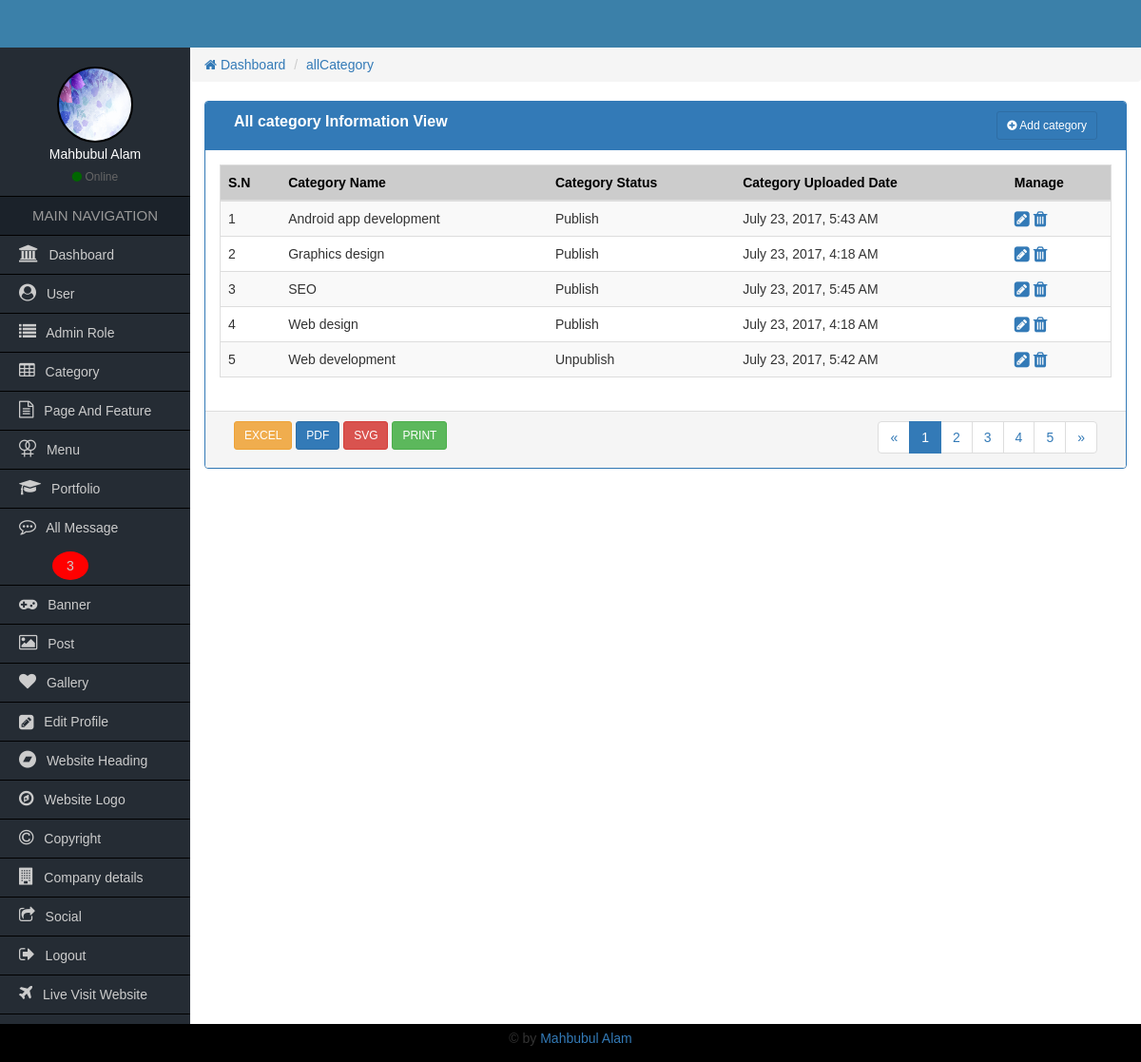
Page /Admin/allCategory.php (signed in) on the committed database.
### tables this page shows
CREATE TABLE `tbl_post_category` (
  `post_categoryId` int(11) NOT NULL,
  `post_categoryName` varchar(60) NOT NULL,
  `post_categoryStatus` tinyint(2) NOT NULL,
  `post_categoryCreationDate` timestamp NOT NULL DEFAULT CURRENT_TIMESTAMP
);

### Admin/functions/function.php (called while the page is built, shortened)
<?php
    function getHeader(){
        require_once "inc/header.php";
    }
    function getSidebar(){
            require_once "inc/sidebar.php";
        }
    function getBread(){
            require_once "inc/bread.php";
        }
    function getFooter(){
            require_once "inc/footer.php";
        }
    function formatDate($date){
         return date('F j, Y, g:i A',strtotime($date));
     }
?>

### Admin/allCategory.php (the view, shortened to what this page needs)
<?php
    require_once "functions/function.php";
?>
<?php
    getSidebar();
?>
                <div class="col-md-12">
                	<div class="panel panel-primary">
                        <div class="panel-heading">
                            <div class="col-md-9 heading_title">
                                All category Information View
                             </div>
                             <div class="col-md-3 text-right">
                             	<a href="addCategory.php" class="btn btn-sm btn btn-primary"><i class="fa fa-plus-circle"></i> Add category</a>
                            </div>
                            <div class="clearfix"></div>
                        </div>
                      <div class="panel-body">
                          <table class="table table-responsive table-striped table-hover table_cus">
                          		<thead class="table_head">
                            		<tr>
                                    	<th>S.N</th>
                                    	<th>Category Name</th>
                                        <th>Category Status</th>
                                        <th>Category Uploaded Date</th>
                                        <th>Manage</th>
                                    </tr>
                            	</thead>
                                <tbody>
                                 <?php
                                    $query = "SELECT * FROM tbl_post_category ORDER BY post_categoryName ASC";
                                    $result = mysqli_query($con,$query)->fetch_all(MYSQLI_ASSOC);
                                    if($result){
                                        $i=0;
                                        foreach($result as $category){
                                 ?>
                                	<tr>
                                        <td><?=++$i;?></td>
                                    	<td><?=$category['post_categoryName'];?></td>
                                        <td><?php if($category['post_categoryStatus']==1){echo "Unpublish";}else{echo "Publish";}?></td>
                                        <td><?=formatDate($category['post_categoryCreationDate']);?></td>
                                        <td>
                                           <a href="EditCategory.php?categoryEditId=<?=$category['post_categoryId'];?>"><i class="fa fa-pencil-square fa-lg"></i></a>
                                            <a onclick="return confirm('Are you sure to remove this category');" href="?categoryDeleteId=<?=$category['post_categoryId'];?>"><i class="fa fa-trash fa-lg"></i></a>
                                        </td>
                                    </tr>
                                    <?php } } ?>
                                </tbody>
                          </table>
                      </div>
                      <div class="panel-footer">
                        <div class="col-md-4">
                        	<a href="#" class="btn btn-sm btn-warning">EXCEL</a>
                            <a href="#" class="btn btn-sm btn-primary">PDF</a>
                            <a href="#" class="btn btn-sm btn-danger">SVG</a>
                            <a href="#" class="btn btn-sm btn-success">PRINT</a>
                        </div>
                        <div class="col-md-4">
                        </div>
                        <div class="col-md-4 text-right">
                        	<nav aria-label="Page navigation">
                              <ul class="pagination pagina_cus">
                                <li>
                                  <a href="#" aria-label="Previous">
                                    <span aria-hidden="true">&laquo;</span>
                                  </a>
                                </li>
                                <li class="active"><a href="#">1</a></li>
                                <li><a href="#">2</a></li>
                                <li><a href="#">3</a></li>
                                <li><a href="#">4</a></li>
                                <li><a href="#">5</a></li>
                                <li>
                                  <a href="#" aria-label="Next">
                                    <span aria-hidden="true">&raquo;</span>
                                  </a>
                                </li>
                              </ul>
                            </nav>
                        </div>
                        <div class="clearfix"></div>
                      </div>
                    </div>
                </div>

### Admin/inc/sidebar.php
<div class="col-md-2 sidebar pd0">
            	<div class="side_user">
                   <?php
                      $userId = $_SESSION['userId'];
                      $query = "SELECT * FROM tbl_admin_user WHERE userId='$userId'";
                      global $con;
                      $result = mysqli_query($con,$query);
                      $resultAdmin = mysqli_fetch_array($result);
                      if($resultAdmin['userImage'] != NULL){
                    ?>
                	<img class="img-responsive" src="uploads/<?=$resultAdmin['userImage'];?>"/>
                   <?php }else{ ?>
                	<img class="img-responsive" src="images/avatar.png"/>
                   <?php } ?>
                    <h4><?=$resultAdmin['userName'];?></h4>
                    <span><i class="fa fa-circle"></i> Online</span>
                </div>
                <h2>MAIN NAVIGATION</h2>
                <ul>
                	<li><a href="index.php"><i class="fa fa-university"></i> Dashboard</a></li>
                   <?php if($_SESSION['roleId'] <= 2){ ?>
                        <li><a href="allUser.php"><i class="fa fa-user-circle"></i> User</a></li>
                        <li><a href="allAdminRole.php"><i class="fa fa-list"></i> Admin Role</a></li>
                    <?php } ?>
                    <?php if($_SESSION['roleId'] <= 4){ ?>
                        <li><a href="allCategory.php"><i class="fa fa-table"></i> Category</a></li>
                        <li><a href="allPageAndFeature.php"><i class="fa fa-file-text-o"></i> Page And Feature</a></li>
                    <?php } ?>
                    <?php if($_SESSION['roleId'] <= 3){ ?>
                       <li><a href="allMenu.php"><i class="fa fa-venus-double" aria-hidden="true"></i> Menu</a></li>
                       <li><a href="allPortfolio.php"><i class="fa fa-graduation-cap" aria-hidden="true"></i> Portfolio</a></li>
                       <?php
                            global $con;
                            $query = "SELECT * FROM tbl_contact WHERE contactStatus='1'";
                            $messageResult = mysqli_query($con,$query);
                            $count = mysqli_num_rows($messageResult);
                        ?>
                        <li><a href="allMessage.php"><i class="fa fa-commenting-o"></i> All Message <?php if($count > 0){?><span style="border-radius:50%;background-color:red;padding:7px 15px;margin-left:35px;"><?=$count;?></span><?php }?></a></li>
                    <?php } ?>
                    <li><a href="allBanner.php"><i class="fa fa-gamepad"></i> Banner</a></li>
                    <li><a href="allPost.php"><i class="fa fa-image"></i> Post</a></li>
                    <li><a href="allGallery.php"><i class="fa fa-heart"></i> Gallery</a></li>
                    <li><a href="userProfileMenu.php?userEditId=<?php echo $_SESSION['userId'];?>"><i class="fa fa-pencil-square fa-lg"></i> Edit Profile</a></li>
                    <?php if($_SESSION['roleId'] <= 2){ ?>
                        <li><a href="website_heading.php"><i class="fa fa-bandcamp"></i> Website Heading</a></li>
                        <li><a href="website_logo.php"><i class="fa fa-compass" aria-hidden="true"></i> Website Logo</a></li>
                        <li><a href="website_copyright.php"><i class="fa fa-copyright"></i> Copyright</a></li>
                        <li><a href="company_details.php"><i class="fa fa-building" aria-hidden="true"></i> Company details</a></li>
                        <li><a href="social_url.php"><i class="fa fa-share-square-o"></i> Social</a></li>
                    <?php } ?>
                    <li><a href="logout.php"><i class="fa fa-sign-out"></i> Logout</a></li>
                    <li><a href="../index.php" target="_blank"><i class="fa fa-plane"></i> Live Visit Website</a></li>
                </ul>
            </div>

### Admin/css/style.css (style rules this page uses)
* { margin:0px; padding:0px; outline:0px; }
img { border:0px; }
ul, ol { list-style-type:none; }
a { text-decoration:none; }
.pd0 { padding-left:0px; padding-right:0px; padding-top:0px; padding-bottom:0px; }
body { font-family:Verdana, Geneva, sans-serif; }
.sidebar { background-color:#252c34; min-height:600px; }
.side_user { text-align:center; color:#fff; padding:20px 0px 10px; border-bottom:1px solid #000; }
.side_user img { width:80px; height:80px; border:2px solid #000; border-radius:50%; display:inline-block; }
.side_user h4 { font-size:14px; margin:5px 0px; }
.side_user span { color:#666; font-size:12px; }
.side_user span i { color:#060; }
.sidebar h2 { font-size:15px; text-align:center; margin:0px; line-height:40px; background-color:#1b222a; color:#999; border-bottom:1px solid #000; }
.sidebar ul li a { font-size:14px; color:#CCC; line-height:40px; padding-left:20px; display:block; border-bottom:1px solid #000; }
.sidebar ul li a i { font-size:18px; padding-right:7px; }
.heading_title { font-size:16px; font-weight:bold; }
.table_cus { border:1px solid #ddd; }
.table_head { background-color:#ccc; color:#000; }
.pagina_cus { padding:0px; margin:0px; }

### rows in the picture
tbl_post_category: post_categoryName "Android app development", post_categoryStatus "Publish", post_categoryCreationDate "July 23, 2017, 5:43 AM"
tbl_post_category: post_categoryName "Graphics design", post_categoryStatus "Publish", post_categoryCreationDate "July 23, 2017, 4:18 AM"
tbl_post_category: post_categoryName "SEO", post_categoryStatus "Publish", post_categoryCreationDate "July 23, 2017, 5:45 AM"
tbl_post_category: post_categoryName "Web design", post_categoryStatus "Publish", post_categoryCreationDate "July 23, 2017, 4:18 AM"
tbl_post_category: post_categoryName "Web development", post_categoryStatus "Unpublish", post_categoryCreationDate "July 23, 2017, 5:42 AM"

### other values in the picture
$resultAdmin['userName'] "Mahbubul Alam"
$count "3"
getCurrentPage() "allCategory"
